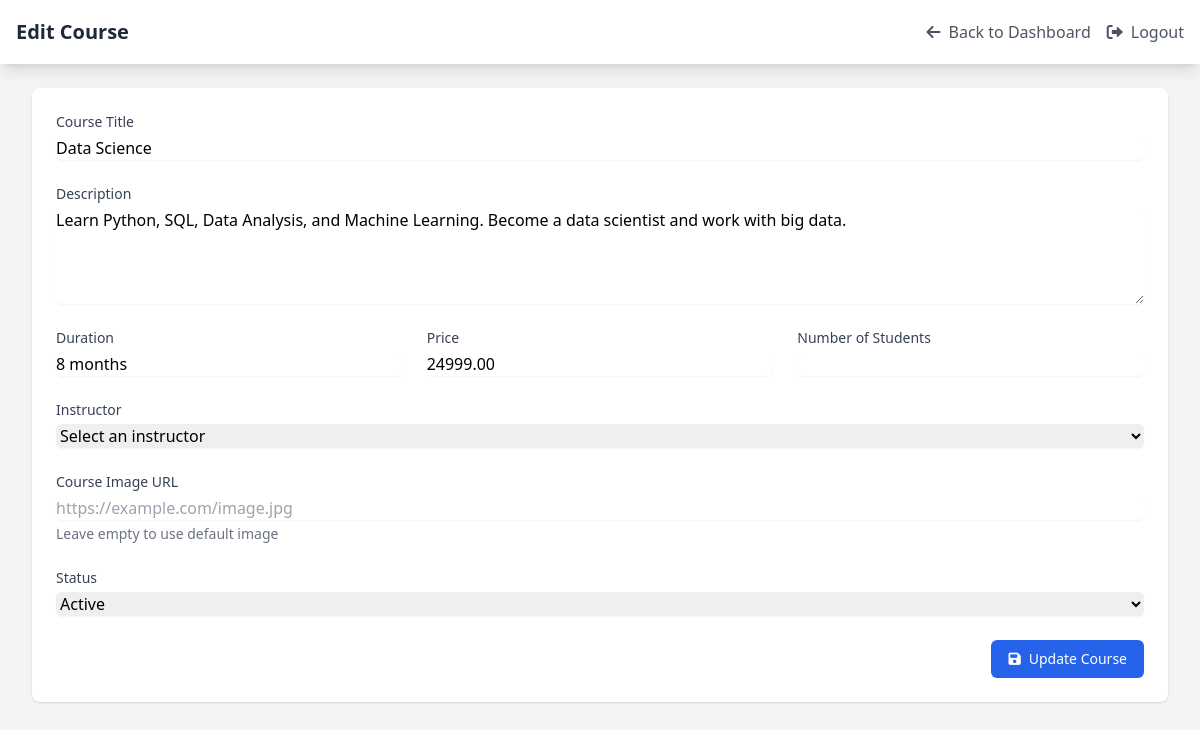
Screenshot of /admin/edit_course.php?id=4 (signed in) with the database file from the repository.
### tables this page shows
CREATE TABLE IF NOT EXISTS courses (
    id INT AUTO_INCREMENT PRIMARY KEY,
    title VARCHAR(255) NOT NULL,
    description TEXT NOT NULL,
    duration VARCHAR(100) NOT NULL,
    price DECIMAL(10,2) NOT NULL,
    image VARCHAR(255) NOT NULL,
    created_at TIMESTAMP DEFAULT CURRENT_TIMESTAMP
);

### admin/edit_course.php (the view, shortened to what this page needs)
<?php
require_once '../config/db.php';
$course = null;
if (isset($_GET['id'])) {
    $id = $_GET['id'];
    $stmt = $conn->prepare("SELECT * FROM courses WHERE id = ?");
    $stmt->bind_param("i", $id);
    $stmt->execute();
    $result = $stmt->get_result();
    $course = $result->fetch_assoc();
}
?>
<!DOCTYPE html>
<html lang="en">
<head>
    <script src="https://cdn.tailwindcss.com"></script>
    <link rel="stylesheet" href="https://cdnjs.cloudflare.com/ajax/libs/font-awesome/6.0.0/css/all.min.css">
</head>
<body class="bg-gray-100">
    <div class="min-h-screen">
        <nav class="bg-white shadow-lg">
            <div class="max-w-7xl mx-auto px-4">
                <div class="flex justify-between h-16">
                    <div class="flex">
                        <div class="flex-shrink-0 flex items-center">
                            <h1 class="text-xl font-bold text-gray-800">Edit Course</h1>
                        </div>
                    </div>
                    <div class="flex items-center space-x-4">
                        <a href="dashboard.php" class="text-gray-600 hover:text-gray-900">
                            <i class="fas fa-arrow-left mr-2"></i>Back to Dashboard
                        </a>
                        <a href="logout.php" class="text-gray-600 hover:text-gray-900">
                            <i class="fas fa-sign-out-alt mr-2"></i>Logout
                        </a>
                    </div>
                </div>
            </div>
        </nav>
        <div class="max-w-7xl mx-auto py-6 sm:px-6 lg:px-8">
            <div class="bg-white shadow rounded-lg">
                <div class="px-4 py-5 sm:p-6">
                    <form action="" method="POST" class="space-y-6">
                        <div>
                            <label for="title" class="block text-sm font-medium text-gray-700">Course Title</label>
                            <input type="text" name="title" id="title" required value="<?php echo htmlspecialchars($course['title']); ?>" class="mt-1 block w-full rounded-md border-gray-300 shadow-sm focus:border-blue-500 focus:ring-blue-500">
                        </div>
                        <div>
                            <label for="description" class="block text-sm font-medium text-gray-700">Description</label>
                            <textarea name="description" id="description" rows="4" required class="mt-1 block w-full rounded-md border-gray-300 shadow-sm focus:border-blue-500 focus:ring-blue-500"><?php echo htmlspecialchars($course['description']); ?></textarea>
                        </div>
                        <div class="grid grid-cols-1 md:grid-cols-3 gap-6">
                            <div>
                                <label for="duration" class="block text-sm font-medium text-gray-700">Duration</label>
                                <input type="text" name="duration" id="duration" required value="<?php echo htmlspecialchars($course['duration']); ?>" class="mt-1 block w-full rounded-md border-gray-300 shadow-sm focus:border-blue-500 focus:ring-blue-500" placeholder="e.g., 3 months">
                            </div>
                            <div>
                                <label for="price" class="block text-sm font-medium text-gray-700">Price</label>
                                <input type="number" name="price" id="price" required step="0.01" value="<?php echo $course['price']; ?>" class="mt-1 block w-full rounded-md border-gray-300 shadow-sm focus:border-blue-500 focus:ring-blue-500">
                            </div>
                            <div>
                                <label for="no_of_students" class="block text-sm font-medium text-gray-700">Number of Students</label>
                                <input type="number" name="no_of_students" id="no_of_students" required value="<?php echo $course['no_of_students']; ?>" class="mt-1 block w-full rounded-md border-gray-300 shadow-sm focus:border-blue-500 focus:ring-blue-500">
                            </div>
                        </div>
                        <div>
                            <label for="instructor_id" class="block text-sm font-medium text-gray-700">Instructor</label>
                            <select name="instructor_id" id="instructor_id" class="mt-1 block w-full rounded-md border-gray-300 shadow-sm focus:border-blue-500 focus:ring-blue-500">
                                <option value="">Select an instructor</option>
                            </select>
                        </div>
                        <div>
                            <label for="image_url" class="block text-sm font-medium text-gray-700">Course Image URL</label>
                            <input type="url" name="image_url" id="image_url" value="<?php echo htmlspecialchars($course['image_url']); ?>" class="mt-1 block w-full rounded-md border-gray-300 shadow-sm focus:border-blue-500 focus:ring-blue-500" placeholder="https://example.com/image.jpg">
                            <p class="mt-1 text-sm text-gray-500">Leave empty to use default image</p>
                        </div>
                        <div>
                            <label for="status" class="block text-sm font-medium text-gray-700">Status</label>
                            <select name="status" id="status" required class="mt-1 block w-full rounded-md border-gray-300 shadow-sm focus:border-blue-500 focus:ring-blue-500">
                                <option value="active" <?php echo $course['status'] === 'active' ? 'selected' : ''; ?>>Active</option>
                            </select>
                        </div>
                        <div class="flex justify-end">
                            <button type="submit" class="inline-flex items-center px-4 py-2 border border-transparent text-sm font-medium rounded-md text-white bg-blue-600 hover:bg-blue-700">
                                <i class="fas fa-save mr-2"></i>Update Course
                            </button>
                        </div>
                    </form>
                </div>
            </div>
        </div>
    </div>
</body>
</html>

### rows the page displays
courses: title "Data Science", description "Learn Python, SQL, Data Analysis, and Machine Learning. Become a data scientist and work with big data.", duration "8 months", price "24999.00"
